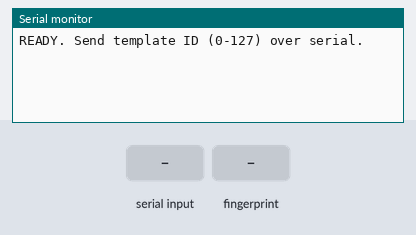
Recording of a sketch running on a simulated Arduino Uno, built with avr-gcc and run on an emulated ATmega328P. Parts: the last lines printed to the serial monitor. Inputs (shaded band) come from the test bench.

Above: at 2.2 s.
2.3 s: "90,45\n" received over Serial
At 3.5 s:
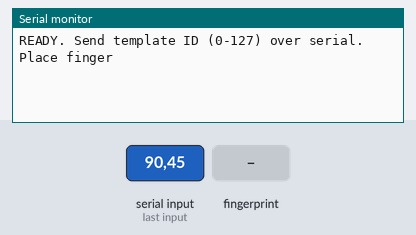
3.8 s: finger stored as number 1 placed on the sensor
At 5.0 s:
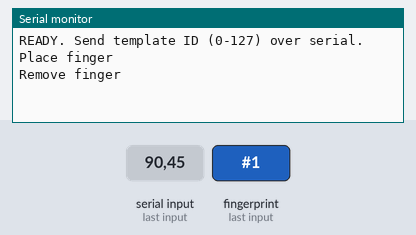
6.8 s: finger stored as number 1 placed on the sensor
At 7.5 s:
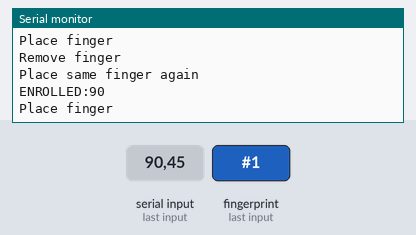

The sketch:

fingerprint_enrollment.ino
```cpp
#include <Adafruit_Fingerprint.h>
#include <SoftwareSerial.h>

// Arduino UNO: sensor TX -> pin 2, sensor RX -> pin 3. Use a regulated external 5V supply.
SoftwareSerial sensorSerial(2, 3);
Adafruit_Fingerprint finger = Adafruit_Fingerprint(&sensorSerial);

uint8_t enrollFingerprint(uint16_t id) {
  Serial.println("Place finger");
  while (finger.getImage() != FINGERPRINT_OK) delay(50);
  if (finger.image2Tz(1) != FINGERPRINT_OK) return 1;
  Serial.println("Remove finger"); delay(1500);
  Serial.println("Place same finger again");
  while (finger.getImage() != FINGERPRINT_OK) delay(50);
  if (finger.image2Tz(2) != FINGERPRINT_OK) return 2;
  if (finger.createModel() != FINGERPRINT_OK) return 3;
  if (finger.storeModel(id) != FINGERPRINT_OK) return 4;
  Serial.print("ENROLLED:"); Serial.println(id);
  return 0;
}

void setup() {
  Serial.begin(115200); sensorSerial.begin(57600); finger.begin(57600);
  if (!finger.verifyPassword()) { Serial.println("Fingerprint sensor unavailable"); while (true) delay(1000); }
  Serial.println("READY. Send template ID (0-127) over serial.");
}

void loop() {
  if (!Serial.available()) return;
  uint16_t id = Serial.parseInt();
  if (id > 127) { Serial.println("Invalid template ID"); return; }
  uint8_t result = enrollFingerprint(id);
  if (result) { Serial.print("ENROLLMENT_FAILED:"); Serial.println(result); }
}
```

Measured:
- after the input at 2.3 s, the serial monitor: prints a new line at once (image 1)
- after the input at 3.8 s, the serial monitor: prints a new line after 0.30 s (image 2)
- after the input at 6.8 s, the serial monitor: prints a new line after 0.27 s (image 3)
